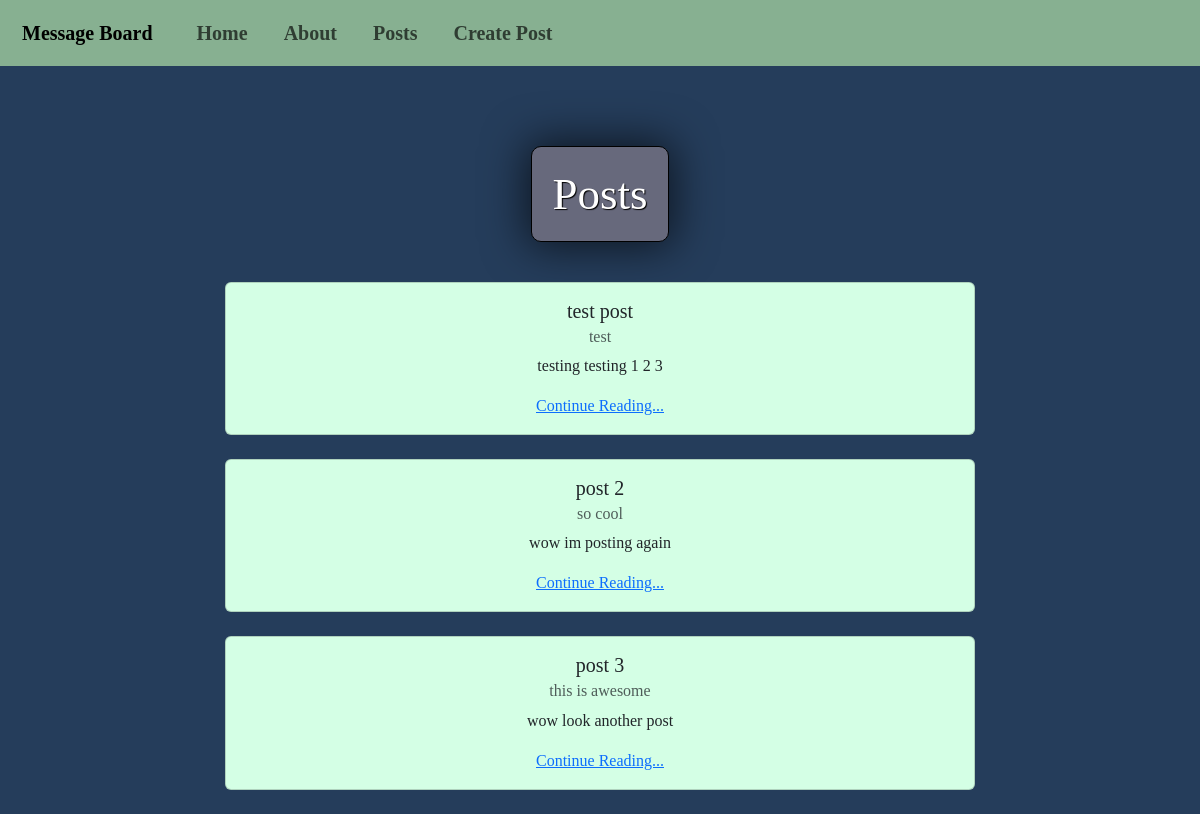
The app's page /posts/list, older data.
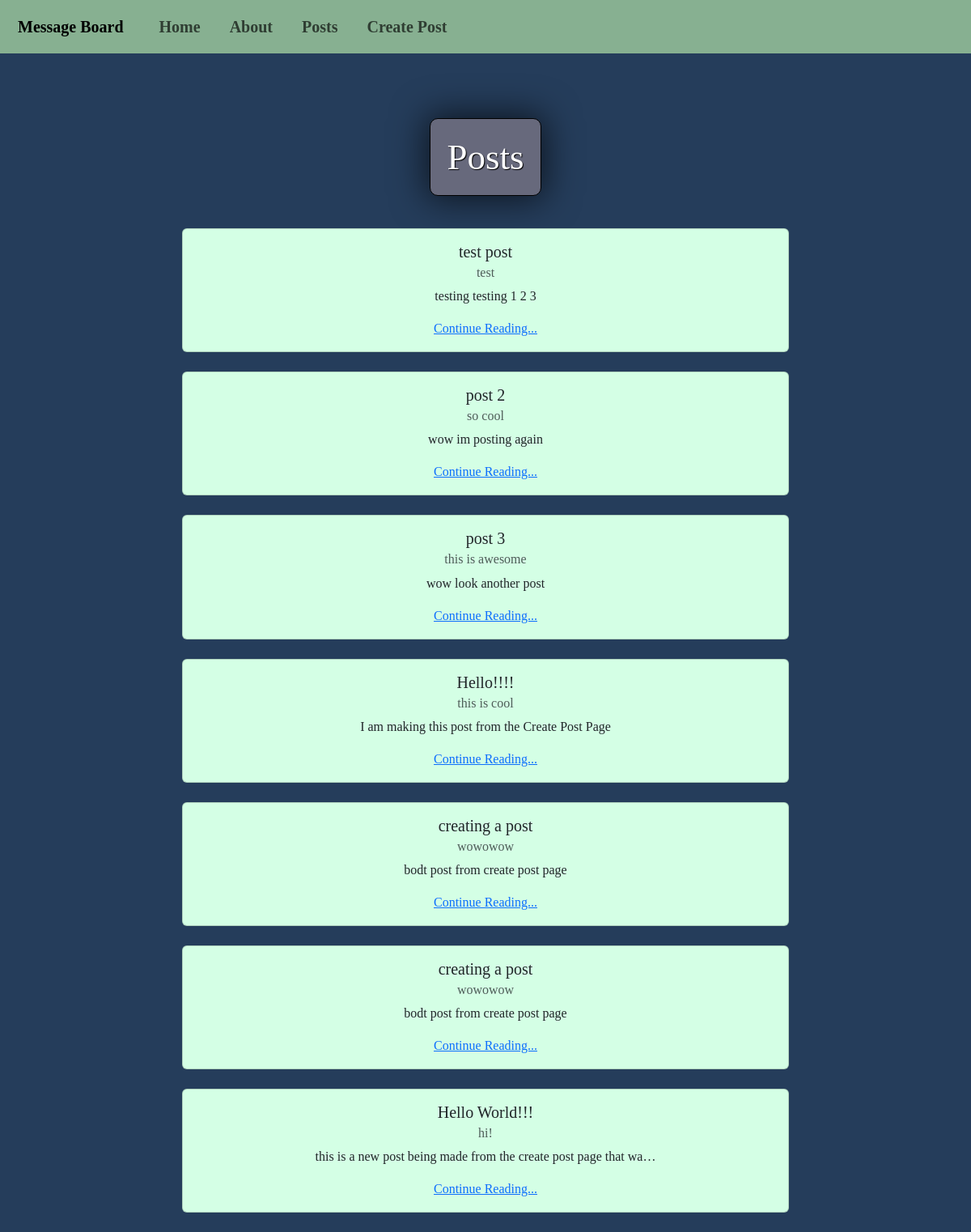
The same page, newer data.
### posts/models.py (models this page shows, shortened)
class Post(models.Model):                                     #inheritance
    title = models.CharField(max_length=128)                  #lines 5-8: composition
    subtitle = models.CharField(max_length=256)
    body = models.TextField()
    created_on = models.DateTimeField(auto_now_add=True)

### posts/views.py (the view)
# urls.py: path("list", views.PostListView.as_view(), name="list"),
class PostListView(ListView):                           #scan
    template_name = "posts/list.html"
    model = Post

### templates/posts/list.html (shortened to what this page needs)
{% extends 'base.html' %}
{% load static %}
{% block content %}
<div class="post_container">
    <h2>Posts</h2>
    {% for post in post_list %}
    <div class="card">
        <div class="card-body">
        <h5 class="card-title">{{ post.title }}</h5>
        <h6 class="card-subtitle mb-2 text-body-secondary">{{ post.subtitle }}</h6>
        <p class="card-text">{{ post.body|truncatechars:64 }}</p>
        <a href="{% url 'detail' post.id %}" class="card-link">Continue Reading...</a>
        </div>
    </div>
    <br />
</div>
{% endfor %}
{% endblock content %}

### templates/base.html (shortened to what this page needs)
{% load static %}
<!DOCTYPE html>
<html lang="en">
<head>
    <link
    href="https://cdn.jsdelivr.net/npm/bootstrap@5.3.3/dist/css/bootstrap.min.css"
    rel="stylesheet"
>
    <link href="{% static 'css/base.css' %}" rel="stylesheet">
</head>
<body>
    <nav class="navbar navbar-expand-lg ">
        <div class="container-fluid">
        <a class="navbar-brand" href="{% url 'home' %}">Message Board</a>
        <div class="collapse navbar-collapse" id="navbarNav">
            <ul class="navbar-nav">
            <li class="nav-item">
                <a class="nav-link"  href="{% url 'home' %}">Home</a>
            </li>
            <li class="nav-item">
                <a class="nav-link" href="{% url 'about' %}">About</a>
            </li>
            <li class="nav-item">
                <a class="nav-link" href="{% url 'list' %}">Posts</a>
            <li class="nav-item">
                <a class="nav-link" href="{% url 'new' %}">Create Post</a>
            </ul>
        </div>
        </div>
    </nav>
    <div class="container">
    {% block content %}{% endblock content %}
</body>
</html>

### static/css/base.css (style rules this page uses)
body { background-color: #253D5B; color: white; font-family: Georgia, 'Times New Roman', Times, serif; }
h2 { border: 1px solid black; background-color: #67697C; border-radius: 10px; margin: 50px auto 40px auto; padding: 20px; font-size: 45px; align-content: center; -webkit-box-shadow: 0px 0px 43px 5px rgba(0,0,0,0.63); -moz-box-shadow: 0px 0px 43px 5px rgba(0,0,0,0.63); box-shadow: 0px 0px 43px 5px rgba(0,0,0,0.63); text-shadow: 1px 1px 1px rgb(0, 0, 0); }
.navbar { background-color: #87b091; font-size: 20px; font-weight: 550; padding: 10px; }
.navbar ul { margin-left: 20px; }
.navbar li { margin-right: 20px; }
.card { background-color: rgb(212, 255, 229); margin-left: auto; margin-right: auto; align-items: center; width: 750px; text-align: center; }
.post_container { display: flex; flex-direction: column; align-items: center; justify-content: center; margin-top: 30px; }

Row changes from the older to the newer data that the page shows:
added Post: title "Hello!!!!", subtitle "this is cool", body "I am making this post from the Create Post Page"
added Post: title "creating a post", subtitle "wowowow", body "bodt post from create post page"
added Post: title "creating a post", subtitle "wowowow", body "bodt post from create post page"
added Post: title "Hello World!!!", subtitle "hi!", body "this is a new post being made from the create post page that wa…"
